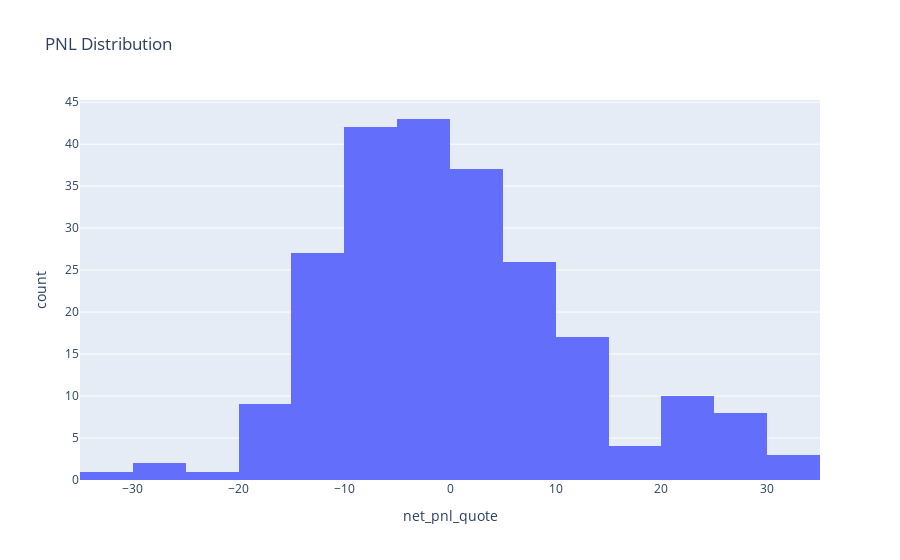

Notebook source saved alongside this figure:
### Code cell
fig = px.histogram(executors_df, x="net_pnl_quote", title="PNL Distribution")
fig.show()

### Figure 1 — Plotly figure (JSON) as saved in the notebook; plotly's stock layout.template omitted (floating-point values rounded to 4 significant figures; data arrays with more than 128 entries replaced by an {"elided": "..."} marker saying what was removed)
{"data": [{"alignmentgroup": "True", "bingroup": "x", "hovertemplate": "net_pnl_quote=%{x}<br>count=%{y}<extra></extra>", "legendgroup": "", "marker": {"color": "#636efa", "pattern": {"shape": ""}}, "name": "", "offsetgroup": "", "orientation": "v", "showlegend": false, "type": "histogram", "x": {"elided": "230 float values"}, "xaxis": "x", "yaxis": "y"}], "layout": {"barmode": "relative", "legend": {"tracegroupgap": 0}, "title": {"text": "PNL Distribution"}, "xaxis": {"anchor": "y", "domain": [0, 1], "title": {"text": "net_pnl_quote"}}, "yaxis": {"anchor": "x", "domain": [0, 1], "title": {"text": "count"}}}}
